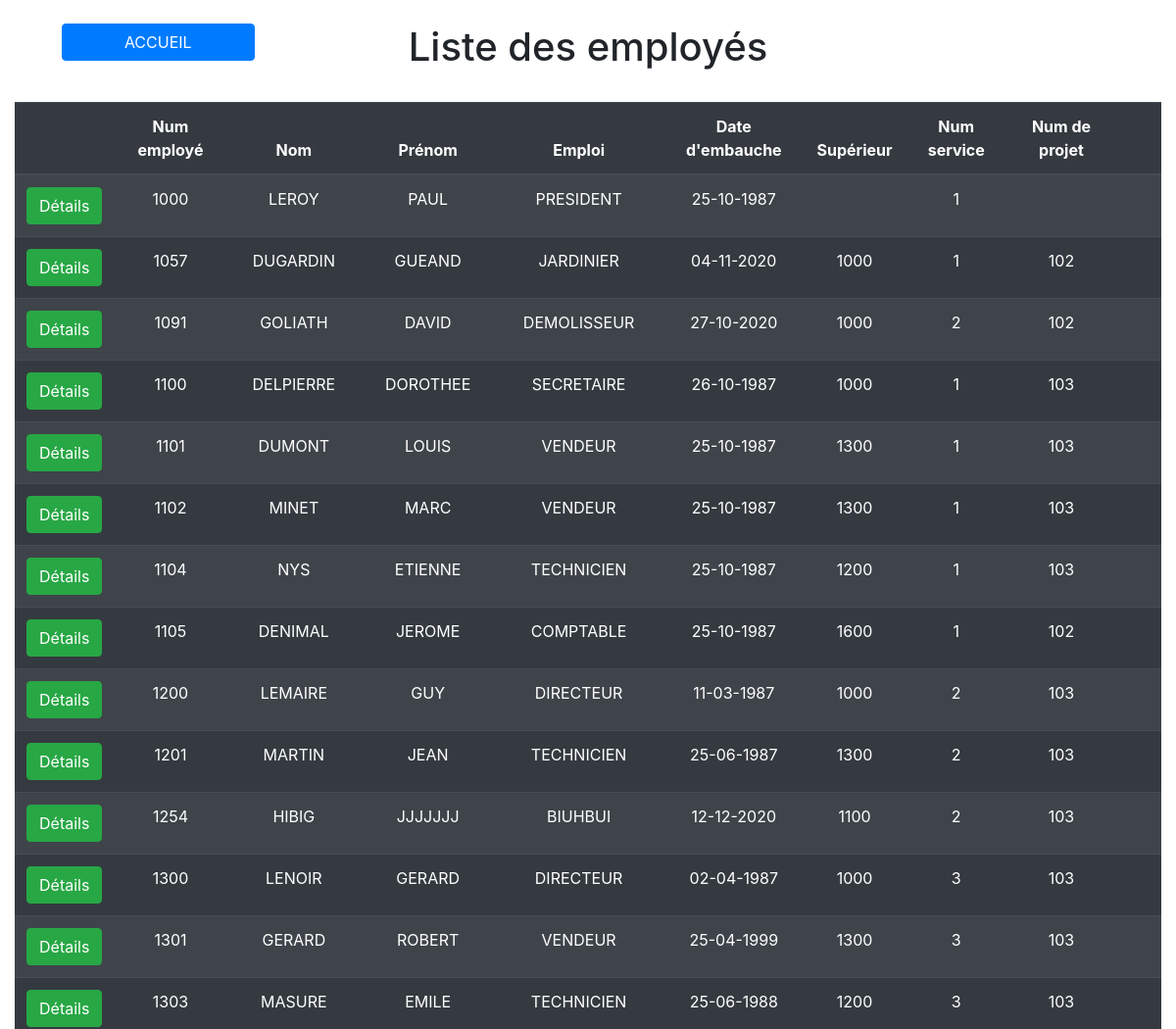
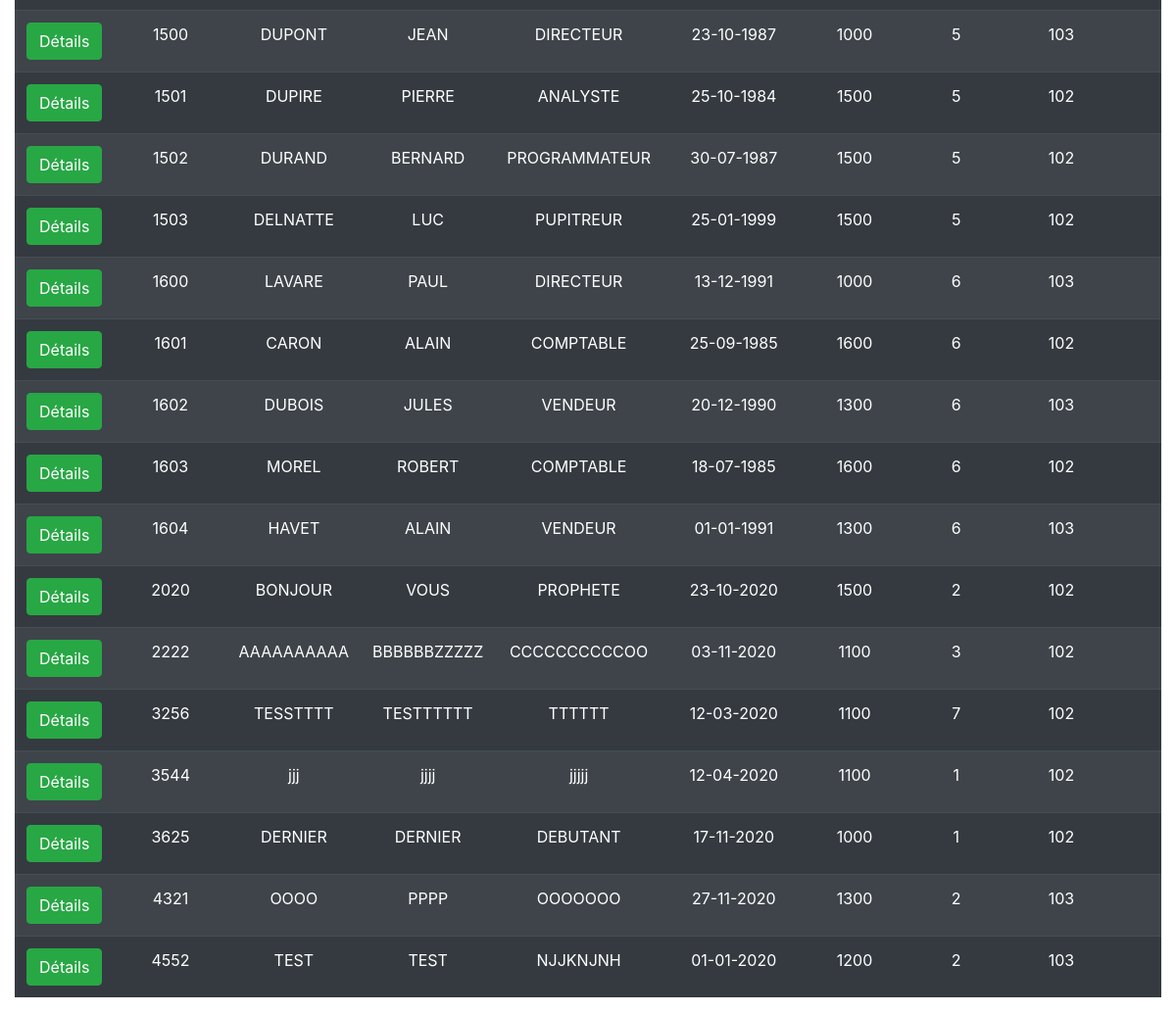
Screenshot of /Controller/list-EmployeController.php (signed in) with the database file from the repository (2 pictures, top to bottom).
### tables this page shows
CREATE TABLE `employes` (
  `no_employe` int(5) NOT NULL,
  `nom` varchar(50) DEFAULT NULL,
  `prenom` varchar(50) DEFAULT NULL,
  `emploi` varchar(50) DEFAULT NULL,
  `embauche` date DEFAULT NULL,
  `salaire` float(9,2) DEFAULT NULL,
  `commission` float(9,2) DEFAULT NULL,
  `sup` int(5) DEFAULT NULL,
  `no_service` int(2) DEFAULT NULL,
  `NOPROJ` int(11) DEFAULT NULL
);

### Modele/Class/Connexion.php (called while the page is built, shortened)
<?php
class Connexion
{
    public function connexion(){
        try {
            $db = new mysqli('localhost','root','','entreprise');
            return $db;
        }
        catch (ConnexionException $e) {
            throw new ConnexionException("Erreur lors de la connexion à la base de données",6666);
        }
    }
}

### Modele/Service/ServiceEmploye.php (called while the page is built, shortened)
<?php
include_once("../DAO/EmployeMYSQLIDAO.php");
class ServiceEmploye
{
    private $employeDAO;
    public function __construct()
    {
        return $this->employeDAO = new EmployeMYSQLIDAO();
    }
    public function searchAll()
    {
        try {
            $employes = $this->employeDAO->searchAll();
            return $employes;
        }
        catch (DAOException $de) {
            throw new ServiceException($de->getMessage(),$de->getCode());
        }
    }
    public function allSuperieur()
    {
        try {
            $allChef = $this->employeDAO->allSuperieur();
            return $allChef;
        }
        catch (DAOException $de) {
            throw new ServiceException($de->getMessage(),$de->getCode());
        }
    }
}
?>

### Modele/DAO/EmployeMYSQLIDAO.php (called while the page is built, shortened)
<?php
include_once("../Class/Employe.php");
include_once("../Class/Connexion.php");
class EmployeMYSQLIDAO extends Connexion implements DAOInterface,InterfaceEmploye
{
    public function searchAll():?array
    {
        try {
            $connexion = new Connexion();
            $db = $connexion->connexion();
            $query = 'SELECT * FROM employes';
            $stmt = $db->prepare($query);
            $stmt->execute();
            $rs = $stmt->get_result();
            $employes = $rs->fetch_all(MYSQLI_ASSOC);
            $allEmployes = array();
            foreach ($employes as $value)
            {
                $newEmbauche = new DateTime($value['embauche']);
                $employe = new Employe();
                $employe->setNoEmploye($value['no_employe'])
                        ->setNom($value['nom'])
                        ->setPrenom($value['prenom'])
                        ->setEmploi($value['emploi'])
                        ->setEmbauche($newEmbauche)
                        ->setSalaire($value['salaire'])
                        ->setCommission($value['commission'])
                        ->setSup($value['sup'])
                        ->setNoService($value['no_service'])
                        ->setNoProj($value['NOPROJ']);
                array_push($allEmployes,$employe);
            }
            return $allEmployes;
        }catch (mysqli_sql_exception $e) {
            throw new DAOException($e->getMessage(),$e->getCode());
        }
        finally{
            $rs->free();
            $db->close();
        }
    }
    public function allSuperieur()
    {
        try {
            $connexion = new Connexion();
            $db = $connexion->connexion();
            $query = "SELECT DISTINCT sup FROM employes";
            $stmt = $db->prepare($query);
            $stmt->execute();
            $rs = $stmt->get_result();
            $chef = $rs->fetch_all(MYSQLI_ASSOC);
            $allChef = array();
            $i = 1;
            foreach ($chef as $numchef)
            {
                $newchef = new Employe();
                $newchef->setSup($numchef['sup']);
                $allChef[$i] = $newchef->getSup();
                $i++;
            }
            return $allChef;
        } catch (mysqli_sql_exception $e) {
            throw new DAOException($e->getMessage(),$e->getCode());
        }
    }
}

### Modele/Class/Employe.php (called while the page is built, shortened)
<?php
final class Employe{
    private $no_employe;
    private $nom;
    private $prenom;
    private $emploi;
    private $embauche;
    private $sup;
    private $no_service;
    private $NOPROJ;
    public function getNoEmploye():?int
    {
        return $this->no_employe;
    }
    public function setNoEmploye(?int $noEmploye):self
    {
        $this->no_employe = $noEmploye;
        return $this;
    }
    public function getNom():string
    {
        return $this->nom;
    }
    public function setNom(string $nom) :self
    {
        $this->nom = $nom;
        return $this;
    }
    public function getPrenom():string
    {
        return $this->prenom;
    }
    public function setPrenom(string $prenom) :self
    {
        $this->prenom = $prenom;
        return $this;
    }
    public function getEmploi():string
    {
        return $this->emploi;
    }
    public function setEmploi(string $emploi) :self
    {
        $this->emploi = $emploi;
        return $this;
    }
    public function getEmbauche():?DateTime
    {
        return $this->embauche;
    }
    public function setEmbauche($newEmbauche) :self
    {
        $this->embauche = $newEmbauche;
        return $this;
    }
    public function setSalaire(?float $salaire) :self
    {
        return $this;
    }
    public function setCommission(?float $commission) :self
    {
        return $this;
    }
    public function getSup():?int
    {
        return $this->sup;
    }
    public function setSup(?int $sup) :self
    {
        $this->sup = $sup;
        return $this;
    }
    public function getNoService():?int
    {
        return $this->no_service;
    }
    public function setNoService(int $noService) :self
    {
        $this->no_service = $noService;
        return $this;
    }
    public function getNoProj():?int {
        return $this->NOPROJ;
    }
    public function setNoProj(?int $noProj) :self {
        $this->NOPROJ = $noProj;
        return $this;
    }
}

### Presentation/PresentationEmploye.php (the view, shortened to what this page needs)
<?php
function listEmploye($admin,$employes,$allChef,$message=null,$errorCode=null)
{
    echo html();
    ?>
    <div class="container-fluid m-auto">
        <div class="row pt-4 m-auto text-center">
            <div class="col-3">
                <a class="btn btn-primary w-75" href="../index.php">ACCUEIL</a>
            </div>
            <div class="col-6">
                <h1 class="">Liste des employés</h1>
            </div>
        </div>
        <div class="text-center">
            <div class="w-100 pt-4">
                <table class="table table-striped table-dark">
                    <thead>
                        <tr>
                            <th></th>
                            <th scope="col">Num employé</th>
                            <th scope="col">Nom</th>
                            <th scope="col">Prénom</th>
                            <th scope="col">Emploi</th>
                            <th scope="col">Date d'embauche</th>
                            <th scope="col">Supérieur</th>
                            <th scope="col">Num service</th>
                            <th scope="col">Num de projet</th>
                            <th></th>
                            <th></th>
                        </tr>
                    </thead>
                    <tbody>
                        <?php
                            echo '<tr>';
                            if (!empty($employes)) {
                                foreach ($employes as $employe) {
                                ?>
                                    <td>
                                        <a href="details-EmployeController.php?no_employe=<?php echo $employe->getNoEmploye(); ?>" class="btn btn-success">Détails</a>
                                    </td>
                                    <td><?php echo $employe->getNoEmploye(); ?></td>
                                    <td><?php echo $employe->getNom(); ?></td>
                                    <td><?php echo $employe->getPrenom(); ?></td>
                                    <td><?php echo $employe->getEmploi(); ?></td>
                                    <td><?php echo $employe->getEmbauche()->format("d-m-Y"); ?></td>
                                    <td><?php echo $employe->getSup(); ?></td>
                                    <td><?php echo $employe->getNoService(); ?></td>
                                    <td><?php echo $employe->getNoProj(); ?></td>
                                    <?php
                                    echo '<td>';
                                            ?>
                                            <?php
                                    echo '</td>';
                                    ?>
                                    <td>
                                    </td>
                                </tr>
                                <?php
                                }
                            }
                            ?>
                    </tbody>
                </table>
    </div>
</body>
</html>
<?php
}
    ?>

### Controller/list-EmployeController.php (shortened to what this page needs)
<?php
include("../Modele/Service/ServiceEmploye.php");
include_once("../Presentation/PresentationUser.php");
include_once("../Presentation/PresentationEmploye.php");
$serviceEmployes = new ServiceEmploye();
try {
    $employes = $serviceEmployes->searchAll();
    $allChef = $serviceEmployes->allSuperieur();
    $admin = isset($_SESSION['profil']) && $_SESSION['profil'] == 'admin';
    if (!isset($_SESSION['userName'])) {
        header("Location: index.php");
    }
    else {
        echo listEmploye($admin,$employes,$allChef);
    }
}
catch (ServiceException $se) {
    $employes = $serviceEmployes->searchAll();
    $allChef = $serviceEmployes->allSuperieur();
    $admin = isset($_SESSION['profil']) && $_SESSION['profil'] == 'admin';
    if (!isset($_SESSION['userName'])) {
        header("Location: index.php");
    }
    else {
        echo listEmploye($admin,$employes,$allChef,$se->getMessage(),$se->getCode());
    }
}

### Presentation/PresentationUser.php (shortened to what this page needs)
<?php
function html()
{
    ?>
    <!DOCTYPE html>
    <html lang="en">
        <head>
            <link rel="stylesheet" href="https://cdn.jsdelivr.net/npm/bootstrap@4.5.3/dist/css/bootstrap.min.css">
        </head>
        <body>
    <?php
}
    ?>

### rows the page displays
employes: no_employe "1000", nom "LEROY", prenom "PAUL", emploi "PRESIDENT", format "25-10-1987", no_service "1"
employes: no_employe "1057", nom "DUGARDIN", prenom "GUEAND", emploi "JARDINIER", format "04-11-2020", sup "1000", no_service "1", NOPROJ "102"
employes: no_employe "1091", nom "GOLIATH", prenom "DAVID", emploi "DEMOLISSEUR", format "27-10-2020", sup "1000", no_service "2", NOPROJ "102"
employes: no_employe "1100", nom "DELPIERRE", prenom "DOROTHEE", emploi "SECRETAIRE", format "26-10-1987", sup "1000", no_service "1", NOPROJ "103"
employes: no_employe "1101", nom "DUMONT", prenom "LOUIS", emploi "VENDEUR", format "25-10-1987", sup "1300", no_service "1", NOPROJ "103"
employes: no_employe "1102", nom "MINET", prenom "MARC", emploi "VENDEUR", format "25-10-1987", sup "1300", no_service "1", NOPROJ "103"
employes: no_employe "1104", nom "NYS", prenom "ETIENNE", emploi "TECHNICIEN", format "25-10-1987", sup "1200", no_service "1", NOPROJ "103"
employes: no_employe "1105", nom "DENIMAL", prenom "JEROME", emploi "COMPTABLE", format "25-10-1987", sup "1600", no_service "1", NOPROJ "102"
employes: no_employe "1200", nom "LEMAIRE", prenom "GUY", emploi "DIRECTEUR", format "11-03-1987", sup "1000", no_service "2", NOPROJ "103"
employes: no_employe "1201", nom "MARTIN", prenom "JEAN", emploi "TECHNICIEN", format "25-06-1987", sup "1300", no_service "2", NOPROJ "103"
employes: no_employe "1254", nom "HIBIG", prenom "JJJJJJJ", emploi "BIUHBUI", format "12-12-2020", sup "1100", no_service "2", NOPROJ "103"
employes: no_employe "1300", nom "LENOIR", prenom "GERARD", emploi "DIRECTEUR", format "02-04-1987", sup "1000", no_service "3", NOPROJ "103"
employes: no_employe "1301", nom "GERARD", prenom "ROBERT", emploi "VENDEUR", format "25-04-1999", sup "1300", no_service "3", NOPROJ "103"
employes: no_employe "1303", nom "MASURE", prenom "EMILE", emploi "TECHNICIEN", format "25-06-1988", sup "1200", no_service "3", NOPROJ "103"
employes: no_employe "1500", nom "DUPONT", prenom "JEAN", emploi "DIRECTEUR", format "23-10-1987", sup "1000", no_service "5", NOPROJ "103"
employes: no_employe "1501", nom "DUPIRE", prenom "PIERRE", emploi "ANALYSTE", format "25-10-1984", sup "1500", no_service "5", NOPROJ "102"
employes: no_employe "1502", nom "DURAND", prenom "BERNARD", emploi "PROGRAMMATEUR", format "30-07-1987", sup "1500", no_service "5", NOPROJ "102"
employes: no_employe "1503", nom "DELNATTE", prenom "LUC", emploi "PUPITREUR", format "25-01-1999", sup "1500", no_service "5", NOPROJ "102"
employes: no_employe "1600", nom "LAVARE", prenom "PAUL", emploi "DIRECTEUR", format "13-12-1991", sup "1000", no_service "6", NOPROJ "103"
employes: no_employe "1601", nom "CARON", prenom "ALAIN", emploi "COMPTABLE", format "25-09-1985", sup "1600", no_service "6", NOPROJ "102"
employes: no_employe "1602", nom "DUBOIS", prenom "JULES", emploi "VENDEUR", format "20-12-1990", sup "1300", no_service "6", NOPROJ "103"
employes: no_employe "1603", nom "MOREL", prenom "ROBERT", emploi "COMPTABLE", format "18-07-1985", sup "1600", no_service "6", NOPROJ "102"
employes: no_employe "1604", nom "HAVET", prenom "ALAIN", emploi "VENDEUR", format "01-01-1991", sup "1300", no_service "6", NOPROJ "103"
employes: no_employe "2020", nom "BONJOUR", prenom "VOUS", emploi "PROPHETE", format "23-10-2020", sup "1500", no_service "2", NOPROJ "102"
employes: no_employe "2222", nom "AAAAAAAAAA", prenom "BBBBBBZZZZZ", emploi "CCCCCCCCCCOO", format "03-11-2020", sup "1100", no_service "3", NOPROJ "102"
employes: no_employe "3256", nom "TESSTTTT", prenom "TESTTTTTT", emploi "TTTTTT", format "12-03-2020", sup "1100", no_service "7", NOPROJ "102"
employes: no_employe "3544", nom "jjj", prenom "jjjj", emploi "jjjjj", format "12-04-2020", sup "1100", no_service "1", NOPROJ "102"
employes: no_employe "3625", nom "DERNIER", prenom "DERNIER", emploi "DEBUTANT", format "17-11-2020", sup "1000", no_service "1", NOPROJ "102"
employes: no_employe "4321", nom "OOOO", prenom "PPPP", emploi "OOOOOOO", format "27-11-2020", sup "1300", no_service "2", NOPROJ "103"
employes: no_employe "4552", nom "TEST", prenom "TEST", emploi "NJJKNJNH", format "01-01-2020", sup "1200", no_service "2", NOPROJ "103"
